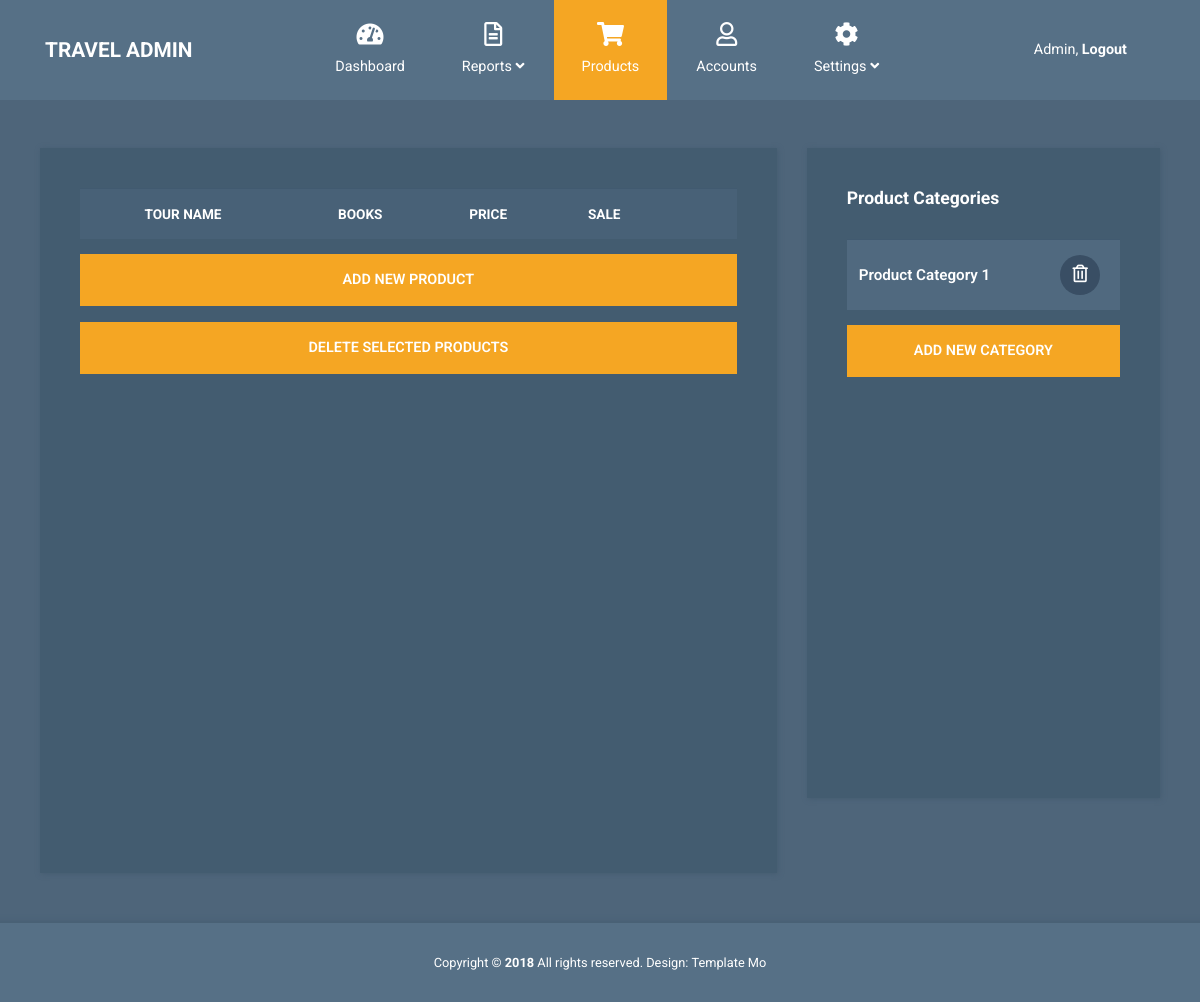
The page /adminpage/tours.php on the database as committed earlier.
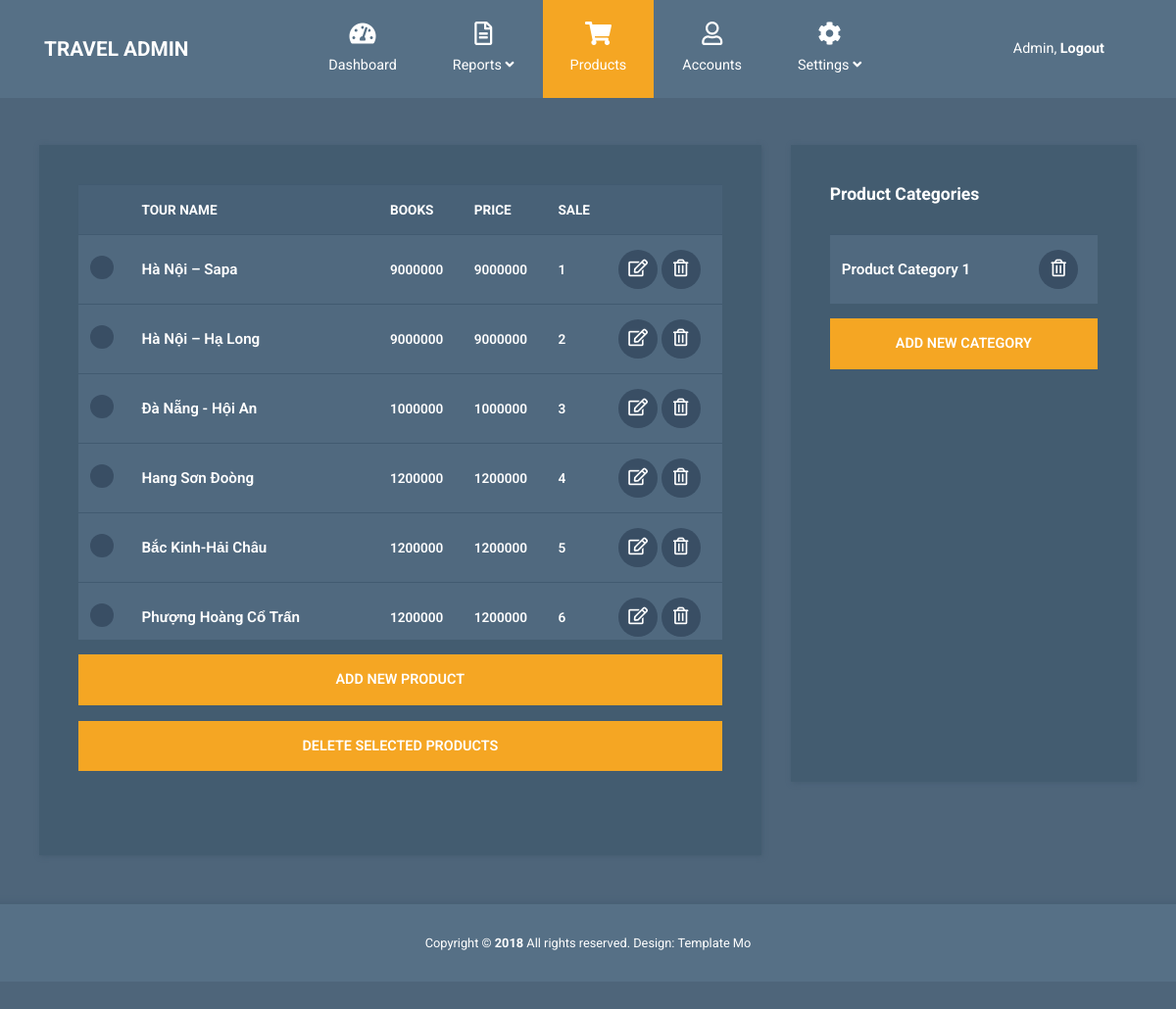
The same page on the database as committed later.
### tables this page shows
create table IF NOT EXISTS `tours`(
    `id_tour` int not null primary key AUTO_INCREMENT,
    `name_tour` varchar(255),
    `price` int CHECK (`price`>=1),
    `date_start` DATETIME,
    `date_end` DATETIME,
    `from_place` varchar(50),
    `description` TEXT,
    `people` int CHECK(`people`>=1),
    `remark` int CHECK(`remark`>=0 AND `remark`<=5),
    `img` TEXT,
    `id_cate` int,
    foreign key(`id_cate`) references `categories`(`id_category`)    
);

### originalWEB/connectDB.php (called while the page is built, shortened)
<?php
    class Connect{
        private $servername = "localhost";
        private $username= "root";
        private $password = "";
        private $dbname = "webtravel";
        public function __construct()
        {
            $this->con = new mysqli($this->servername, $this->username, $this->password, $this->dbname);
        }
    }
    class Action{
        public $con;
        public function __construct()
        {
            $this->con = new Connect();
        }
        public function display($tablename){
            $sql = "SELECT * FROM `$tablename`";
            $ketqua=$this->con->con->query($sql);
            return $ketqua;
        }
    }
    class Tours{
        public function __construct()
        {
            $this->action = new Action();
        }
    }
?>

### adminpage/tours.php (the view, shortened to what the changed rows need)
<!DOCTYPE html>
<html lang="en">
  <head>
    <link rel="stylesheet" href="css/fontawesome.min.css" />
    <link rel="stylesheet" href="css/bootstrap.min.css" />
    <link rel="stylesheet" href="css/templatemo-style.css" />
  </head>
  <body id="reportsPage">
    <nav class="navbar navbar-expand-xl">
      <div class="container h-100">
        <a class="navbar-brand" href="index.php">
          <h1 class="tm-site-title mb-0">Travel Admin</h1>
        </a>
      </div>
    </nav>
    <div class="container mt-5">
      <div class="row tm-content-row">
        <div class="col-sm-12 col-md-12 col-lg-8 col-xl-8 tm-block-col">
          <div class="tm-bg-primary-dark tm-block tm-block-products">
            <div class="tm-product-table-container">
              <table class="table table-hover tm-table-small tm-product-table">
                <thead class="">
                  <tr>
                    <th scope="col">&nbsp;</th>
                    <th scope="col">TOUR NAME</th>
                    <th scope="col">BOOKS</th>
                    <th scope="col">PRICE</th>
                    <th scope="col">SALE</th>
                    <th scope="col">&nbsp;</th>
                  </tr>
                </thead>
                <tbody>
                  <?php
                  include 'connectDB.php';
                  $obj=new Tours();
                  $ketqua=$obj->action->display($obj->tablename);
                  while($row=$ketqua->fetch_assoc()){
                  ?>
                  <tr>
                    <th scope="row"><input type="checkbox" /></th>
                    <td class="tm-product-name"><?php echo $row['name_tour']?></td>
                    <td><?php echo $row['price']?></td>
                    <td><?php echo $row['price']?></td>
                    <td><?php echo $row['id_tour']?></td>
                    <td>
                      <a href="edit-tour.php?id=<?php echo $row['id_tour']?>" class="tm-product-update-link">
                        <i class="far fa-edit tm-product-delete-icon"></i>
                      </a>
                      <a href="tour_process.php?id_tour_delete=<?php echo $row['id_tour']?>" class="tm-product-delete-link">
                        <i class="far fa-trash-alt tm-product-delete-icon"></i>
                      </a>
                    </td>
                  </tr>
                  <?php
                  }
                  ?>
                </tbody>
              </table>
            </div>
          </div>
        </div>
        <div class="col-sm-12 col-md-12 col-lg-4 col-xl-4 tm-block-col">
          <div class="tm-bg-primary-dark tm-block tm-block-product-categories">
            <h2 class="tm-block-title">Product Categories</h2>
          </div>
        </div>
      </div>
    </div>
  </body>
</html>

Rows that differ between the two databases and show on the page:
added tours: name_tour "Hà Nội – Sapa", price "9000000", id_tour "1"
added tours: name_tour "Hà Nội – Hạ Long", price "9000000", id_tour "2"
added tours: name_tour "Đà Nẵng - Hội An", price "1000000", id_tour "3"
added tours: name_tour "Hang Sơn Đoòng", price "1200000", id_tour "4"
added tours: name_tour "Bắc Kinh-Hải Châu", price "1200000", id_tour "5"
added tours: name_tour "Phượng Hoàng Cổ Trấn", price "1200000", id_tour "6"
